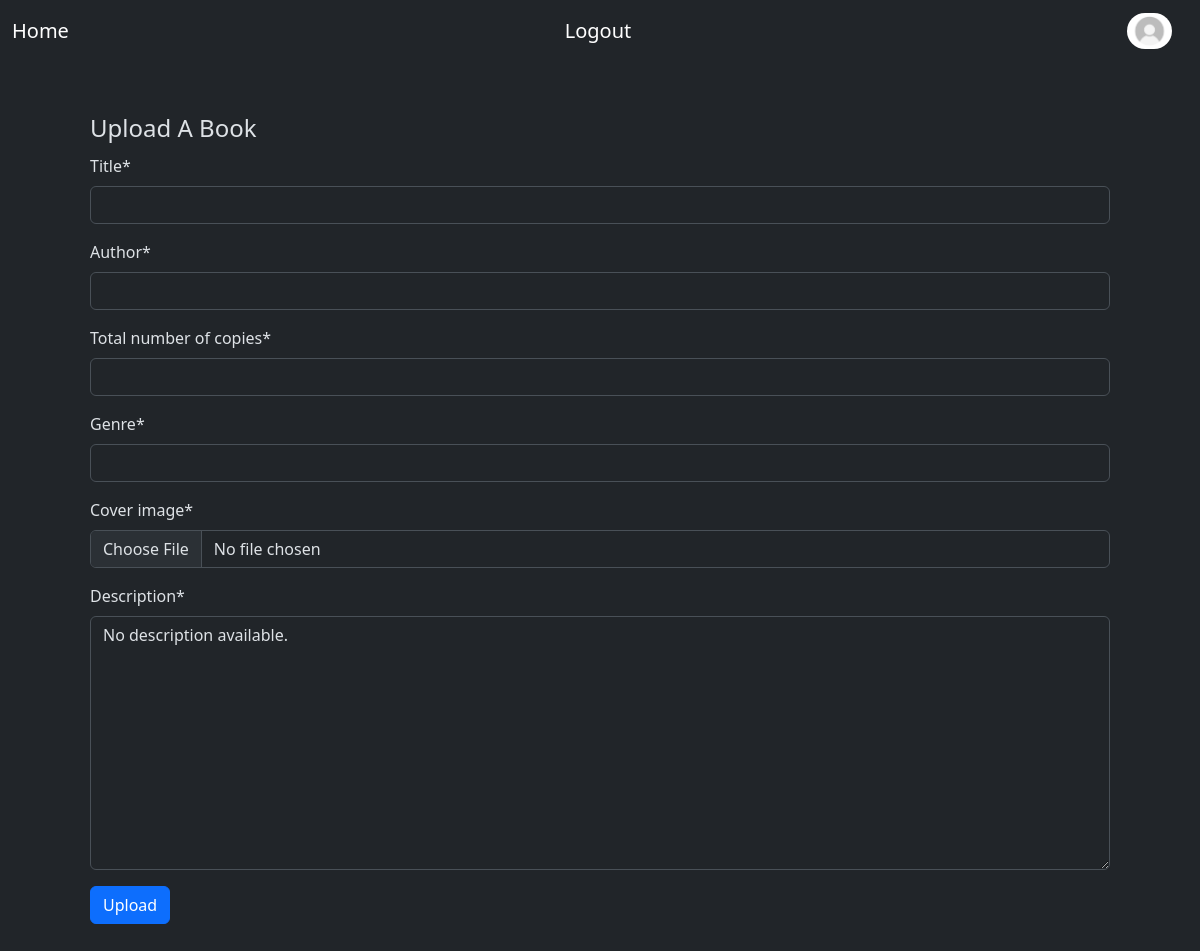
Before: /book/upload/ (signed in) with the older database file.
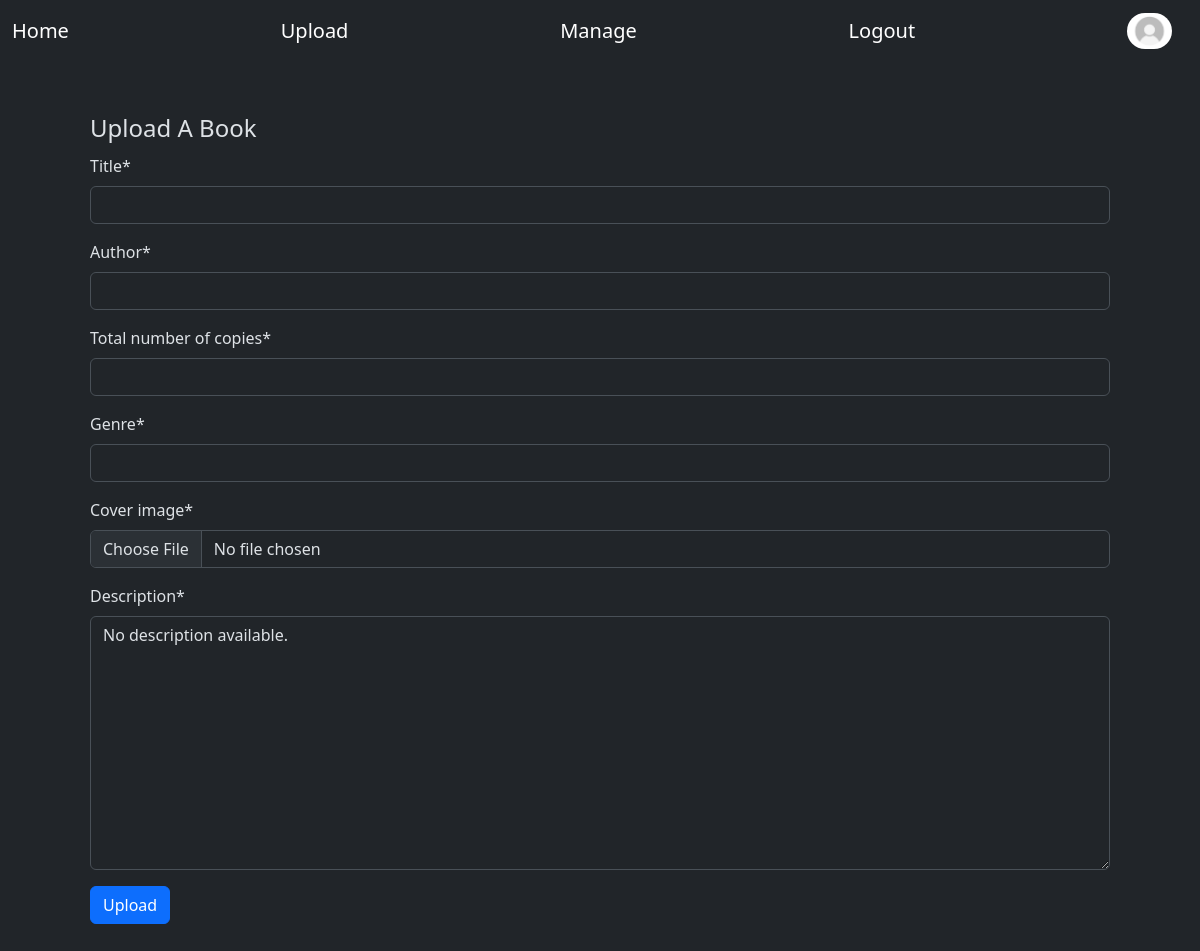
After: the same page with the newer database file.
### bookApp/views.py (the view)
# urls.py: path('book/upload/', book_upload, name='book_upload'),
@login_required
def book_upload(request):
	if request.method == "POST":
		form = BookUploadForm(request.POST, request.FILES)
		if form.is_valid():
			print(request.FILES)
			form.save()
			return redirect("/")
	else:
		form = BookUploadForm()
	return render(request, 'bookApp/book_upload.html', {'form':form})

### bookApp/forms.py
class BookUploadForm(forms.ModelForm):
    class Meta:
        model = Book
        fields = ['title', 'author', 'pcs_left', 'genre', 'cover_image', 'description']

### bookApp/templates/bookApp/book_upload.html (shortened to what this page needs)
{% extends "./layout.html" %}
{% load crispy_forms_tags %}
{% block content %}
<fieldset class="m-5">
    <legend class="">Upload A Book</legend>
	<form method="post" action="" enctype="multipart/form-data" class="">
		{{ form|crispy }}
		<input type="submit" value="Upload" class="btn btn-primary">
	</form>
</fieldset>
{% endblock %}

### bookApp/templates/bookApp/layout.html (shortened to what this page needs)
<!DOCTYPE html>
<html data-bs-theme="dark">
	<head>
		{% load bootstrap5 %}
		{% bootstrap_css %}
		{% load crispy_forms_tags %}
	</head>
	<body>
		<nav class="navbar navbar-expand-sm bg-dark navbar-dark">
			<div class="container-fluid">
				<a class="navbar-brand" href={% url 'book-home'%}>Home</a>
				{% if user.is_authenticated %}
					{% if user.is_staff or user.role == 'admin' %}
						<a class="navbar-brand" href={% url 'book_upload'%}>Upload</a>
						{% if user.is_staff %}
							<a class="navbar-brand" href={% url 'admin:index'%}>Manage</a>
						{% endif %}
					{% endif %}
					<a class="navbar-brand" href={% url 'logout'%}>Logout</a>
					<a class="navbar-brand" href={% url 'user-account'%}>
						<img src="{{user.profile_image.url}}" alt="Avatar Logo" style="width:45px;" class="rounded-pill">
				{% else %}
					<a class="navbar-brand" href={% url 'login'%}>Login</a>
				{% endif %}
			</div>
		</nav>
	<div class="container">
		{% block content%}
		{% endblock %}
	</div>
</body>
</html>

Changed rows visible on the page:
changed CustomUser: is_staff False → True (drawn)
Other visible differences:
text now shown: "Upload Manage"
